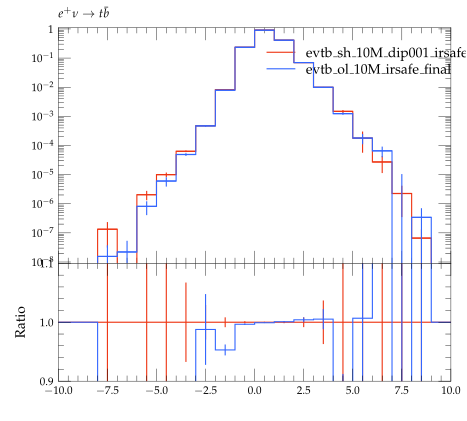

This chart was generated by the following Python code:
#! /usr/bin/env python

# This Python script was auto-generated using YODA v2.0.0.
# Analysis object: /evtb/inc_jb_y
# Timestamp: 16-04-2024 (14:02:27)

import matplotlib as mpl
import matplotlib.pyplot as plt
mpl.use('Agg') # comment out for interactive use
import os
import numpy as np

plotDir = os.path.split(os.path.realpath(__file__))[0]
if 'YODA_USER_PLOT_PATH' in globals():
    plot_outdir = globals()['YODA_USER_PLOT_PATH']
else:
    plot_outdir = plotDir

#plot style
plt.style.use(os.path.join(plotDir, '../default.mplstyle'))
# plot metadata
figW, figH = plt.rcParams['figure.figsize']
ax_xLabel = r''
ax_yLabel = r''
ax_title  = r'$e^+ \nu \to t \bar b$'
ax_xScale = 'linear'
ax_yScale = 'log'
xLims = (-10.0, 10.0)
yLims = (9.000000000000001e-09, 1.1)

# TeX-friendly labels for the legend
labels = [ r"evtb\_sh\_10M\_dip001\_irsafe\_final", r"evtb\_ol\_10M\_irsafe\_final" ]

# Create figure and axis objects
fig, (ax, ratio0_ax) = plt.subplots(2, 1, sharex=True,
                  figsize=(figW,figH), gridspec_kw={'height_ratios': (2, 1)})
ratio0_ax.yaxis.set_major_locator(mpl.ticker.MultipleLocator(0.1))
ratio0_ax.set_ylim(0.9, 1.1)
ratio0_ax.set_ylabel('Ratio')

# LineColor map: curve index -> color
linecolors = {0: '#EE3311', 1: '#3366FF'}
# the numerical data is stored in a separate file
dataf = dict()
prefix = os.path.split(__file__)[0]
if prefix:    prefix = prefix + '/'
exec(open(prefix+'inc_jb_y__data.py').read(), dataf)


legend_handles = [] # keep track of handles for the legend

# style options for curves
# starts at zorder>=5 to draw curve on top of legend
styles = {
  'curve0': {
    'color' : linecolors[0],
    'linestyle' : '-',
    'marker' : 'o',
    'zorder' : 5,
    'histstyle' : True,
  },
  'curve1': {
    'color' : linecolors[1],
    'linestyle' : '-',
    'marker' : 'o',
    'zorder' : 6,
    'histstyle' : True,
  },
}
# curve from input yoda files in main panel
for label in dataf['yvals'].keys():
    if all(np.isnan(v) for v in dataf['yvals'][label]):
        continue
    tmp = None
    if styles[label]['histstyle']: # draw as histogram
        tmp, = ax.plot(dataf['xedges'], dataf['yedges'][label],
                       color=styles[label]['color'],
                       linestyle=styles[label]['linestyle'],
                       drawstyle='steps-pre', solid_joinstyle='miter',
                       zorder=styles[label]['zorder'], label=label)
        ax.errorbar(dataf['xpoints'], dataf['yvals'][label], color=styles[label]['color'],
                    xerr=dataf['xerrs'], yerr=[dataf['ydowns'][label], dataf['yups'][label]],
                    linestyle='none', zorder=styles[label]['zorder'])
    else: # draw as scatter
        tmp = ax.errorbar(dataf['xpoints'], dataf['yvals'][label],
                          xerr=dataf['xerrs'],
                          yerr=[ dataf['ydowns'][label],
                          dataf['yups'][label] ],
                          fmt=styles[label]['marker'],
                          ecolor=styles[label]['color'],
                          color=styles[label]['color'], zorder=2)
        tmp[-1][0].set_linestyle(styles[label]['linestyle'])
    legend_handles += [tmp]
    for varLabel in dataf['variation_yvals'].keys():
        if varLabel.startswith(label):
            tmp, = ax.plot(dataf['xedges'], dataf['variation_yvals'][varLabel],
                           color=styles[label]['color'],
                           linestyle=styles[label]['linestyle'],
                           drawstyle='steps-pre', solid_joinstyle='miter',
                           zorder=styles[label]['zorder'], alpha=0.5)


# plots on ratio panel
# curve from input yoda files in ratio panel
for label, yvals in dataf['ratio0_yvals'].items():
    if all(np.isnan(v) for v in yvals):
        continue
    if styles[label]['histstyle']: # plot as histogram
        ratio0_ax.plot(dataf['xedges'], yvals,
                       color=styles[label]['color'],
                       linestyle=styles[label]['linestyle'],
                       drawstyle='steps-pre', zorder=1,
                       solid_joinstyle='miter')
        ratio0_ax.vlines(dataf['xpoints'],
                         dataf['ratio0_ymin'][label],
                         dataf['ratio0_ymax'][label],
                         color=styles[label]['color'], zorder=1)
    else: # plot as scatter
        tmp = ratio0_ax.errorbar(dataf['xpoints'],
                                 yvals, xerr=dataf['xerrs'],
                                 yerr=dataf['ratio0_yerrs'][label],
                                 fmt=styles[label]['marker'],
                                 ecolor=styles[label]['color'],
                                 color=styles[label]['color'])
        tmp[-1][0].set_linestyle(styles[label]['linestyle'])

    for varlabel in dataf['ratio0_variation_vals'].keys():
        if varlabel.startswith(label):
            ratio0_ax.plot(dataf['xedges'],
                            dataf['ratio0_variation_vals'][varlabel],
                            color=styles[label]['color'],
                            linestyle=styles[label]['linestyle'],
                            drawstyle='steps-pre', solid_joinstyle='miter',
                            zorder=1, alpha=0.5)

legend_pos = (0.5, 0.97)
ax.legend(legend_handles, labels, loc='upper left', bbox_to_anchor=legend_pos)

# set plot metadata as defined above
ratio0_ax.set_xlabel(ax_xLabel)
ratio0_ax.xaxis.set_label_coords(1., -.15)
ax.set_ylabel(ax_yLabel, loc='top')
ax.set_title(ax_title, loc='left')
ax.set_xscale(ax_xScale)
ax.set_yscale(ax_yScale)
ax.set_xlim(xLims)
ax.set_ylim(yLims)

# tick formatting
plt.rcParams['xtick.top'] = True
plt.rcParams['ytick.right'] = True
ax.yaxis.set_major_locator(mpl.ticker.LogLocator(base=10.0, numticks=np.inf))
ax.yaxis.set_minor_locator(mpl.ticker.LogLocator(
                           base=10.0, subs=np.arange(0.1, 1, 0.1), numticks=np.inf))
fig.align_ylabels((ax, ratio0_ax))
plt.savefig(os.path.join(plot_outdir, 'inc_jb_y.pdf'), format='PDF')
plt.savefig(os.path.join(plot_outdir, 'inc_jb_y.png'), format='PNG')

plt.close(fig)
